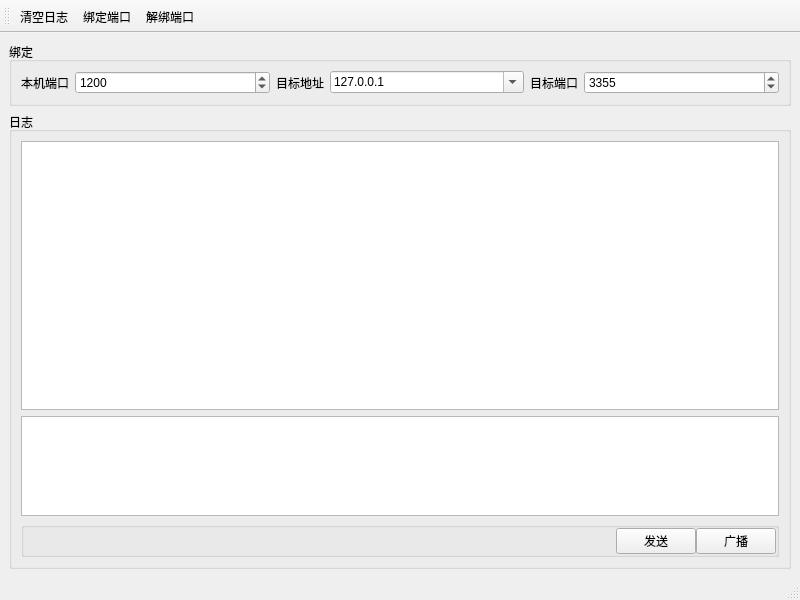
<?xml version="1.0" encoding="UTF-8"?>
<ui version="4.0">
 <class>Interphone</class>
 <widget class="QMainWindow" name="Interphone">
  <property name="geometry">
   <rect>
    <x>0</x>
    <y>0</y>
    <width>800</width>
    <height>600</height>
   </rect>
  </property>
  <property name="windowTitle">
   <string>Interphone</string>
  </property>
  <property name="toolButtonStyle">
   <enum>Qt::ToolButtonTextUnderIcon</enum>
  </property>
  <widget class="QWidget" name="W_Central">
   <layout class="QVBoxLayout" name="verticalLayout_2">
    <item>
     <widget class="QGroupBox" name="GB_Bind">
      <property name="title">
       <string>绑定</string>
      </property>
      <layout class="QHBoxLayout" name="horizontalLayout">
       <item>
        <widget class="QLabel" name="L_Bind">
         <property name="text">
          <string>本机端口</string>
         </property>
        </widget>
       </item>
       <item>
        <widget class="QSpinBox" name="SB_Bind">
         <property name="sizePolicy">
          <sizepolicy hsizetype="Expanding" vsizetype="Fixed">
           <horstretch>0</horstretch>
           <verstretch>0</verstretch>
          </sizepolicy>
         </property>
         <property name="maximum">
          <number>65535</number>
         </property>
         <property name="value">
          <number>1200</number>
         </property>
        </widget>
       </item>
       <item>
        <widget class="QLabel" name="L_Address">
         <property name="text">
          <string>目标地址</string>
         </property>
        </widget>
       </item>
       <item>
        <widget class="QComboBox" name="CB_Address">
         <property name="sizePolicy">
          <sizepolicy hsizetype="Expanding" vsizetype="Fixed">
           <horstretch>0</horstretch>
           <verstretch>0</verstretch>
          </sizepolicy>
         </property>
         <property name="editable">
          <bool>true</bool>
         </property>
         <property name="currentText">
          <string>127.0.0.1</string>
         </property>
        </widget>
       </item>
       <item>
        <widget class="QLabel" name="L_Port">
         <property name="text">
          <string>目标端口</string>
         </property>
        </widget>
       </item>
       <item>
        <widget class="QSpinBox" name="SB_Port">
         <property name="sizePolicy">
          <sizepolicy hsizetype="Expanding" vsizetype="Fixed">
           <horstretch>0</horstretch>
           <verstretch>0</verstretch>
          </sizepolicy>
         </property>
         <property name="maximum">
          <number>65535</number>
         </property>
         <property name="value">
          <number>3355</number>
         </property>
        </widget>
       </item>
      </layout>
     </widget>
    </item>
    <item>
     <widget class="QGroupBox" name="GB_Log">
      <property name="title">
       <string>日志</string>
      </property>
      <layout class="QVBoxLayout" name="verticalLayout">
       <item>
        <widget class="QPlainTextEdit" name="PTE_Log"/>
       </item>
       <item>
        <widget class="QPlainTextEdit" name="PTE_Message">
         <property name="maximumSize">
          <size>
           <width>16777215</width>
           <height>100</height>
          </size>
         </property>
        </widget>
       </item>
       <item>
        <widget class="QGroupBox" name="GB_Send">
         <property name="title">
          <string/>
         </property>
         <layout class="QHBoxLayout" name="horizontalLayout_2">
          <property name="spacing">
           <number>0</number>
          </property>
          <property name="leftMargin">
           <number>0</number>
          </property>
          <property name="topMargin">
           <number>0</number>
          </property>
          <property name="rightMargin">
           <number>0</number>
          </property>
          <property name="bottomMargin">
           <number>0</number>
          </property>
          <item>
           <spacer name="S_Horizontal">
            <property name="orientation">
             <enum>Qt::Horizontal</enum>
            </property>
            <property name="sizeHint" stdset="0">
             <size>
              <width>40</width>
              <height>20</height>
             </size>
            </property>
           </spacer>
          </item>
          <item>
           <widget class="QPushButton" name="PB_Send">
            <property name="text">
             <string>发送</string>
            </property>
           </widget>
          </item>
          <item>
           <widget class="QPushButton" name="PB_Broadcast">
            <property name="text">
             <string>广播</string>
            </property>
           </widget>
          </item>
         </layout>
        </widget>
       </item>
      </layout>
     </widget>
    </item>
   </layout>
  </widget>
  <widget class="QMenuBar" name="MB_Menu">
   <property name="geometry">
    <rect>
     <x>0</x>
     <y>0</y>
     <width>800</width>
     <height>30</height>
    </rect>
   </property>
  </widget>
  <widget class="QStatusBar" name="SB_Status"/>
  <widget class="QToolBar" name="TB_Tool">
   <property name="windowTitle">
    <string>toolBar</string>
   </property>
   <attribute name="toolBarArea">
    <enum>TopToolBarArea</enum>
   </attribute>
   <attribute name="toolBarBreak">
    <bool>false</bool>
   </attribute>
   <addaction name="A_Clear"/>
   <addaction name="A_Bind"/>
   <addaction name="A_Unbind"/>
  </widget>
  <action name="A_Bind">
   <property name="icon">
    <iconset resource="images.qrc">
     <normaloff>:/images/icons/commit.png</normaloff>:/images/icons/commit.png</iconset>
   </property>
   <property name="text">
    <string>绑定端口</string>
   </property>
  </action>
  <action name="A_Unbind">
   <property name="icon">
    <iconset resource="images.qrc">
     <normaloff>:/images/icons/remove.png</normaloff>:/images/icons/remove.png</iconset>
   </property>
   <property name="text">
    <string>解绑端口</string>
   </property>
  </action>
  <action name="A_Clear">
   <property name="icon">
    <iconset resource="images.qrc">
     <normaloff>:/images/icons/clear.png</normaloff>:/images/icons/clear.png</iconset>
   </property>
   <property name="text">
    <string>清空日志</string>
   </property>
  </action>
 </widget>
 <resources>
  <include location="images.qrc"/>
 </resources>
 <connections/>
</ui>
